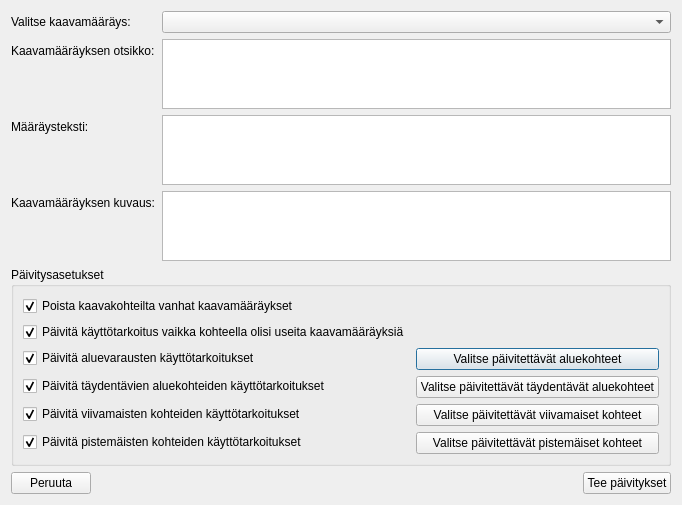
<?xml version="1.0" encoding="UTF-8"?>
<ui version="4.0">
 <class>DialogUpdateRegulationOfGroup</class>
 <widget class="QDialog" name="DialogUpdateRegulationOfGroup">
  <property name="geometry">
   <rect>
    <x>0</x>
    <y>0</y>
    <width>482</width>
    <height>393</height>
   </rect>
  </property>
  <property name="windowTitle">
   <string>Päivitä kaavamääräyksiä joukolle kaavakohteita</string>
  </property>
  <layout class="QVBoxLayout" name="verticalLayout_3">
   <item>
    <layout class="QVBoxLayout" name="verticalLayout_2">
     <item>
      <layout class="QVBoxLayout" name="verticalLayout">
       <item>
        <layout class="QFormLayout" name="formLayout">
         <item row="0" column="0">
          <widget class="QLabel" name="label">
           <property name="text">
            <string>Valitse kaavamääräys:</string>
           </property>
          </widget>
         </item>
         <item row="0" column="1">
          <widget class="QComboBox" name="comboBoxRegulationTitles"/>
         </item>
         <item row="2" column="0">
          <widget class="QLabel" name="label_2">
           <property name="text">
            <string>Kaavamääräyksen otsikko:</string>
           </property>
          </widget>
         </item>
         <item row="2" column="1">
          <widget class="QPlainTextEdit" name="plainTextEditRegulationTitle"/>
         </item>
         <item row="4" column="0">
          <widget class="QLabel" name="label_3">
           <property name="text">
            <string>Määräysteksti:</string>
           </property>
          </widget>
         </item>
         <item row="4" column="1">
          <widget class="QPlainTextEdit" name="plainTextEditRegulationText"/>
         </item>
         <item row="5" column="0">
          <widget class="QLabel" name="label_4">
           <property name="text">
            <string>Kaavamääräyksen kuvaus:</string>
           </property>
          </widget>
         </item>
         <item row="5" column="1">
          <widget class="QPlainTextEdit" name="plainTextEditRegulationDescription"/>
         </item>
        </layout>
       </item>
       <item>
        <widget class="QGroupBox" name="groupBox">
         <property name="title">
          <string>Päivitysasetukset</string>
         </property>
         <layout class="QFormLayout" name="formLayout_2">
          <item row="2" column="0">
           <widget class="QCheckBox" name="checkBoxUpdateLandUseClassificationsForPolgyonFeatures">
            <property name="text">
             <string>Päivitä aluevarausten käyttötarkoitukset</string>
            </property>
            <property name="checked">
             <bool>true</bool>
            </property>
           </widget>
          </item>
          <item row="2" column="1">
           <widget class="QPushButton" name="pushButtonSelectPolgyonFeatures">
            <property name="text">
             <string>Valitse päivitettävät aluekohteet</string>
            </property>
           </widget>
          </item>
          <item row="3" column="0">
           <widget class="QCheckBox" name="checkBoxUpdateLandUseClassificationsForSupplementaryPolygonFeatures">
            <property name="text">
             <string>Päivitä täydentävien aluekohteiden käyttötarkoitukset</string>
            </property>
            <property name="checked">
             <bool>true</bool>
            </property>
           </widget>
          </item>
          <item row="3" column="1">
           <widget class="QPushButton" name="pushButtonSelectSupplementaryPolygonFeatures">
            <property name="text">
             <string>Valitse päivitettävät täydentävät aluekohteet</string>
            </property>
           </widget>
          </item>
          <item row="4" column="0">
           <widget class="QCheckBox" name="checkBoxUpdateLandUseClassificationsForLineFeatures">
            <property name="text">
             <string>Päivitä viivamaisten kohteiden käyttötarkoitukset</string>
            </property>
            <property name="checked">
             <bool>true</bool>
            </property>
           </widget>
          </item>
          <item row="4" column="1">
           <widget class="QPushButton" name="pushButtonSelectLineFeatures">
            <property name="text">
             <string>Valitse päivitettävät viivamaiset kohteet</string>
            </property>
           </widget>
          </item>
          <item row="5" column="0">
           <widget class="QCheckBox" name="checkBoxUpdateLandUseClassificationsForPointFeatures">
            <property name="text">
             <string>Päivitä pistemäisten kohteiden käyttötarkoitukset</string>
            </property>
            <property name="checked">
             <bool>true</bool>
            </property>
           </widget>
          </item>
          <item row="5" column="1">
           <widget class="QPushButton" name="pushButtonSelectPointFeatures">
            <property name="text">
             <string>Valitse päivitettävät pistemäiset kohteet</string>
            </property>
           </widget>
          </item>
          <item row="0" column="0">
           <widget class="QCheckBox" name="checkBoxRemoveOldRegulationsFromSpatialFeatures">
            <property name="text">
             <string>Poista kaavakohteilta vanhat kaavamääräykset</string>
            </property>
            <property name="checked">
             <bool>true</bool>
            </property>
           </widget>
          </item>
          <item row="1" column="0">
           <widget class="QCheckBox" name="checkBoxUpdateRegulationTextsEvenIfSpatialFeatureHasMultipleRegulations">
            <property name="text">
             <string>Päivitä käyttötarkoitus vaikka kohteella olisi useita kaavamääräyksiä</string>
            </property>
            <property name="checked">
             <bool>true</bool>
            </property>
           </widget>
          </item>
         </layout>
        </widget>
       </item>
      </layout>
     </item>
     <item>
      <spacer name="verticalSpacer">
       <property name="orientation">
        <enum>Qt::Vertical</enum>
       </property>
       <property name="sizeHint" stdset="0">
        <size>
         <width>20</width>
         <height>40</height>
        </size>
       </property>
      </spacer>
     </item>
     <item>
      <layout class="QHBoxLayout" name="horizontalLayout">
       <item>
        <widget class="QPushButton" name="pushButtonCancel">
         <property name="text">
          <string>Peruuta</string>
         </property>
        </widget>
       </item>
       <item>
        <spacer name="horizontalSpacer">
         <property name="orientation">
          <enum>Qt::Horizontal</enum>
         </property>
         <property name="sizeHint" stdset="0">
          <size>
           <width>40</width>
           <height>20</height>
          </size>
         </property>
        </spacer>
       </item>
       <item>
        <widget class="QPushButton" name="pushButtonUpdateRegulationAndSpatialFeatures">
         <property name="text">
          <string>Tee päivitykset</string>
         </property>
        </widget>
       </item>
      </layout>
     </item>
    </layout>
   </item>
  </layout>
 </widget>
 <resources/>
 <connections/>
</ui>
